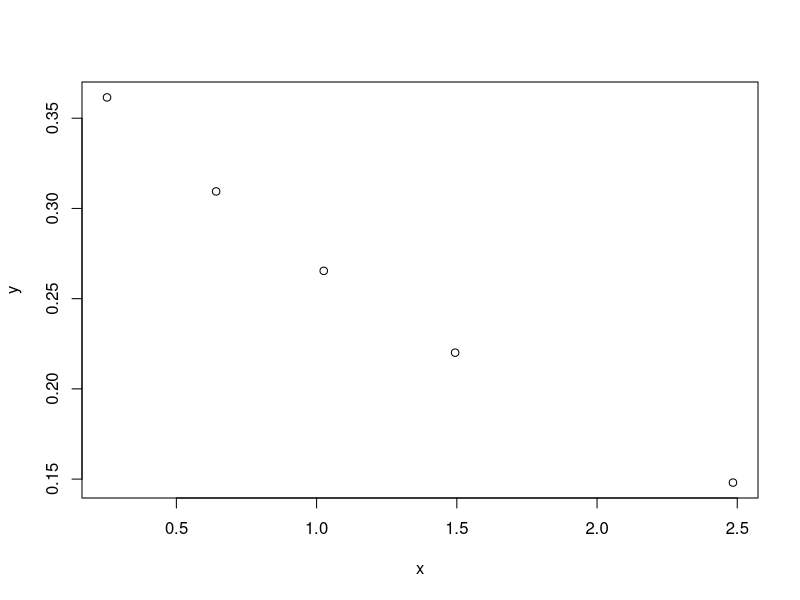

R code for this plot:
getwd()
dat<-read.csv("data-likelihood-exponential.csv")
mean(dat$x)
lambda<-c(1/1.113032)
lambda
# the possible values of the rate lambda = 0.4,0.9,1.4

# Answer to the question A
x<-dat[1:25,1]
head(x)
exp(sum(log(dexp(x,rate=0.4))))
exp(sum(log(dexp(x,rate=0.9))))
exp(sum(log(dexp(x,rate=1.4))))
# lambda = 0.9 is the most likely as it has a greater likelihood 
# than the other values of lambda = 0.4 and lambda = 1.4

# Answer to the question B
x<-dat[1:50,1]
head(x)
exp(sum(log(dexp(x,rate=0.4))))
exp(sum(log(dexp(x,rate=0.9))))
exp(sum(log(dexp(x,rate=1.4))))
# lambda = 0.9 is the most likely as it has a greater likelihood 
# than the other values of lambda = 0.4 and lambda = 1.4

# Answer to the question C
# The value of lambda = 0.9 is the same when considering 
# 25 versus 50 observations.
x<-dat[1:5,1]
x
y<-dexp(x,rate=0.4)
y
plot(x,y)

